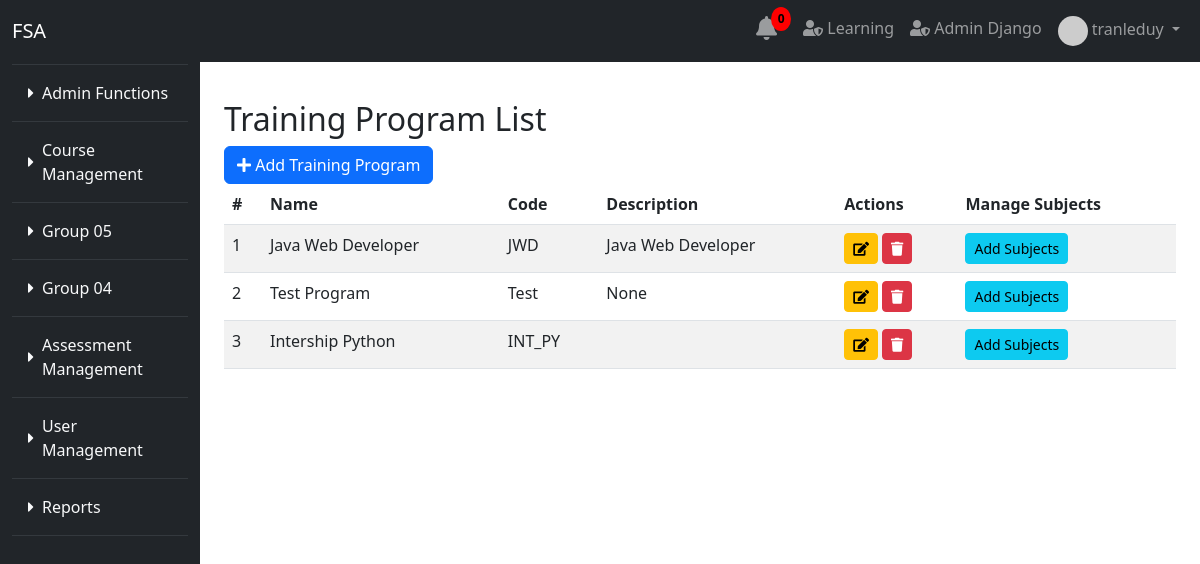
The page /training_program/training_programs/ (signed in) on the database its author committed.
### user/models.py (models this page shows)
class User(AbstractUser):
    date_joined = models.DateTimeField(auto_now_add=True)
    training_programs = models.ManyToManyField(TrainingProgram, blank=True)
    modules = models.ManyToManyField(Module, related_name='assigned_users', blank=True)
    groups = models.ManyToManyField(
        Group,
        blank=True,
        help_text='The groups this user belongs to.',
        verbose_name='groups',
        related_name='custom_user_groups',
    )
    user_permissions = models.ManyToManyField(
        Permission,
        blank=True,
        help_text='Specific permissions for this user.',
        verbose_name='user permissions',
        related_name='custom_user_permissions',
    )

### module_group/models.py (models this page shows, shortened)
class ModuleGroup(models.Model):
    group_name = models.CharField(max_length=255)

### training_program/models.py (models this page shows, shortened)
class TrainingProgram(models.Model):
    program_name = models.CharField(max_length=255, unique=True)
    program_code = models.CharField(max_length=50, unique=True)
    description = models.TextField(blank=True, null=True)
    subjects = models.ManyToManyField(Subject, related_name='programs', blank=True)

### training_program/views.py (the view)
# urls.py: path('training_programs/', views.training_program_list, name='training_program_list'),
def training_program_list(request):
    module_groups = ModuleGroup.objects.all()
    programs = TrainingProgram.objects.all()
    return render(request, 'training_program_list.html', {
        'programs': programs,
        'module_groups': module_groups,
    })

### training_program/templates/training_program_list.html (shortened to what this page needs)
{% extends 'base.html' %}
{% block content %}
<div class="container mt-4">
    <h2>Training Program List</h2>
    <a href="{% url 'training_program:training_program_add' %}" class="btn btn-primary"> <i class="fas fa-plus"></i> Add Training Program</a>
    <table class="table table-striped">
        <thead>
            <tr>
                <th>#</th>
                <th>Name</th>
                <th>Code</th>
                <th>Description</th>
                <th>Actions</th>
                <th>Manage Subjects</th>
            </tr>
        </thead>
        <tbody>
            {% for program in programs %}
            <tr>
                <td>{{ forloop.counter }}</td>
                <td>{{ program.program_name }}</td>
                <td>{{ program.program_code }}</td>
                <td>{{ program.description }}</td>
                <td>
                    <a href="{% url 'training_program:training_program_edit' program.pk %}" class="btn btn-warning btn-sm" title="Edit Training Program"><i class="fas fa-edit"></i></a>
                    <a href="{% url 'training_program:training_program_delete' program.pk %}" class="btn btn-danger btn-sm" title="Delete Training Program"><i class="fas fa-trash"></i> </a>
                </td>
                <td>
                    <a href="{% url 'training_program:training_program_manage_subjects' program.pk %}" class="btn btn-info btn-sm" title="Add subject to a training program ">Add Subjects</a>
                </td>
            </tr>
            {% endfor %}
        </tbody>
    </table>
</div>
{% endblock %}

### main/templates/admin_sidebar.html (shortened to what this page needs)
<!DOCTYPE html>
<html lang="en">
<head>
    <link href="https://cdn.jsdelivr.net/npm/bootstrap@5.3.0-alpha1/dist/css/bootstrap.min.css" rel="stylesheet">
    <link rel="stylesheet" href="https://cdnjs.cloudflare.com/ajax/libs/font-awesome/5.15.4/css/all.min.css">
</head>
<body>
    <nav class="navbar navbar-expand-lg navbar-dark bg-dark fixed-top">
        <div class="container-fluid">
            <a class="navbar-brand" href="{% url 'main:home' %}">FSA</a>
            <div class="collapse navbar-collapse" id="navbarNav">
                <ul class="navbar-nav ms-auto">
                    {% if request.user.is_authenticated %}
                        {% include 'notification_bell.html' %}
                        <li class="nav-item">
                            <a class="nav-link" href="{% url 'student_portal:course_list' %}">
                                <i class="fas fa-user-shield"></i> Learning
                            </a>
                        </li>
                        <li class="nav-item">
                            <a class="nav-link" href="{% url 'admin:index' %}" target="_blank">
                                <i class="fas fa-user-shield"></i> Admin Django
                            </a>
                        </li>
                        <li class="nav-item dropdown">
                            <a class="nav-link dropdown-toggle" href="#" id="userDropdown" role="button" data-bs-toggle="dropdown" aria-expanded="false">
                                {% if request.user.profile.profile_picture_url %}
                                    <img src="{{ request.user.profile.profile_picture_url }}" alt="Profile Picture" class="rounded-circle" width="30" height="30">
                                {% endif %}
                                {{ request.user.get_full_name|default:request.user.username }}
                            </a>
                        </li>
                    {% else %}
                        <li class="nav-item"><a class="nav-link" href="{% url 'main:register_email' %}">Register</a></li>
                        <li class="nav-item"><a class="nav-link" href="{% url 'main:login' %}">Login</a></li>
                    {% endif %}
                </ul>
            </div>
        </div>
    </nav>
    <div class="container-fluid">
        <div class="row">
            <nav id="sidebar" class="col-md-3 col-lg-2 bg-dark pt-3 vh-100 d-flex flex-column position-fixed" style="height: 100vh; overflow-y: auto;">
                <ul class="nav flex-column">
                    {% if user.is_authenticated %}
                        {% for group in module_groups %}
                            <li class="nav-item">
                                <a class="nav-link text-light d-flex align-items-center" href="#group-{{ group.id }}"
                                    data-bs-toggle="collapse" role="button"
                                    aria-expanded="{% if group.modules.all.0.module_url == active_module_url %}true{% else %}false{% endif %}"
                                    aria-controls="group-{{ group.id }}">
                                    <i class="fas fa-caret-right me-2" id="icon-{{ group.id }}"></i>
                                    {{ group.group_name }}
                                </a>
                            </li>
                            <hr class="border-secondary my-2">
                        {% endfor %}
                    {% endif %}
                </ul>
            </nav>
        </div>
    </div>
</body>
</html>

### rows shown on the page
User: user.get_full_name "tranleduy"
ModuleGroup: group_name "Admin Functions"
ModuleGroup: group_name "Course Management"
ModuleGroup: group_name "Group 05"
ModuleGroup: group_name "Group 04"
ModuleGroup: group_name "Assessment Management"
ModuleGroup: group_name "User Management"
ModuleGroup: group_name "Reports"
TrainingProgram: program_name "Java Web Developer", program_code "JWD", description "Java Web Developer"
TrainingProgram: program_name "Test Program", program_code "Test", description "None"
TrainingProgram: program_name "Intership Python", program_code "INT_PY"
